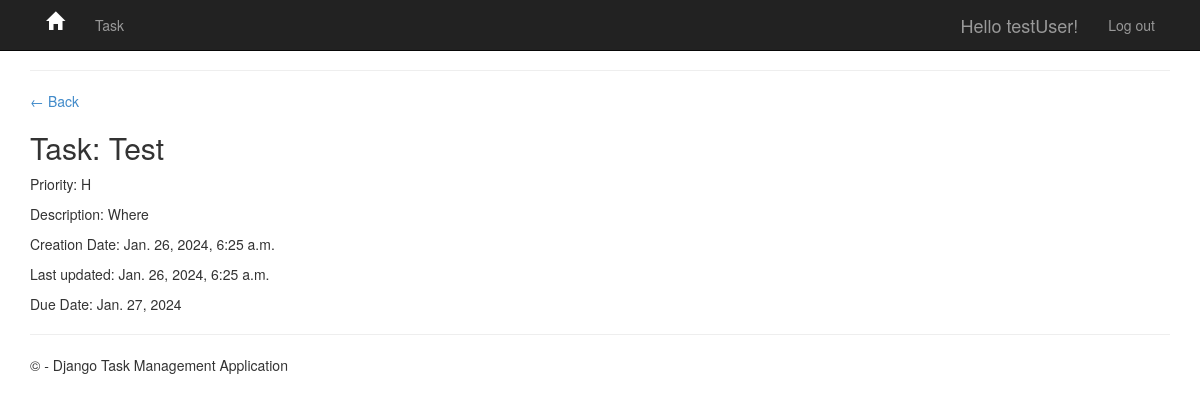
/task/36/ (signed in), run on the app's committed database.
### app/models.py (models this page shows, shortened)
class Task(models.Model):
    PRIORITY_CHOICES = [
        ('L', 'Low'),
        ('M', 'Medium'),
        ('H', 'High'),
        ('F', 'Fast Lane'),
    ]
    due_date = models.DateField(
        auto_now_add=False, auto_now=False, blank=True, null=True)
    user = models.ForeignKey(
        User, on_delete=models.CASCADE, null=True, blank=True)
    title = models.CharField(max_length=200)
    description = models.TextField(null=True, blank=True)
    complete = models.BooleanField(default=False)
    create = models.DateTimeField(auto_now_add=True)
    update = models.DateTimeField(auto_now=True)
    priority = models.CharField(
        max_length=1,
        choices=PRIORITY_CHOICES,
        default='L',
    )
    class Meta:
        ordering = ['complete']

### app/views.py (the view)
# urls.py: path('task/<int:pk>/', views.TaskDetail.as_view(), name='task'),
class TaskDetail(LoginRequiredMixin, DetailView):
    model = Task
    context_object_name = 'task'
    template_name = 'app/task.html'

### app/templates/app/task.html
{% extends 'app/layout.html' %}
{% block content %}
<hr />
<p><a href="{% url 'tasks' %}">&#8592; Back</a></p>
<h2>Task: {{ task.title }}</h2>
<p>Priority: {{ task.priority }}</p>
<p>Description: {{ task.description }}</p>
<p>Creation Date: {{ task.create }}</p>
<p>Last updated: {{ task.update }}</p>
<p>Due Date: {{ task.due_date }}</p>
{% endblock content %}

### app/templates/app/loginpartial.html (shortened to what this page needs)
{% if user.is_authenticated %}
<form id="logoutForm" action="/logout/" method="post" class="navbar-right">
    <ul class="nav navbar-nav navbar-right">
        <li><span class="navbar-brand">Hello {{ user.username }}!</span></li>
        <li><a href="javascript:document.getElementById('logoutForm').submit()">Log out</a></li>
    </ul>
</form>
{% else %}
<ul class="nav navbar-nav navbar-right">
    <li><a href="{% url 'login' %}">Log in</a></li>
    <li><a href="{% url 'signup' %}">Sign up</a></li>
</ul>
{% endif %}

### app/static/app/content/site.css (style rules this page uses)
body { padding-top: 50px; padding-bottom: 20px; }

### data on the page
Task: title "Test", priority "H", description "Where", create "Jan. 26, 2024, 6:25 a.m.", update "Jan. 26, 2024, 6:25 a.m.", due_date "Jan. 27, 2024"

### other printed values
{{ user.username }} "testUser"
